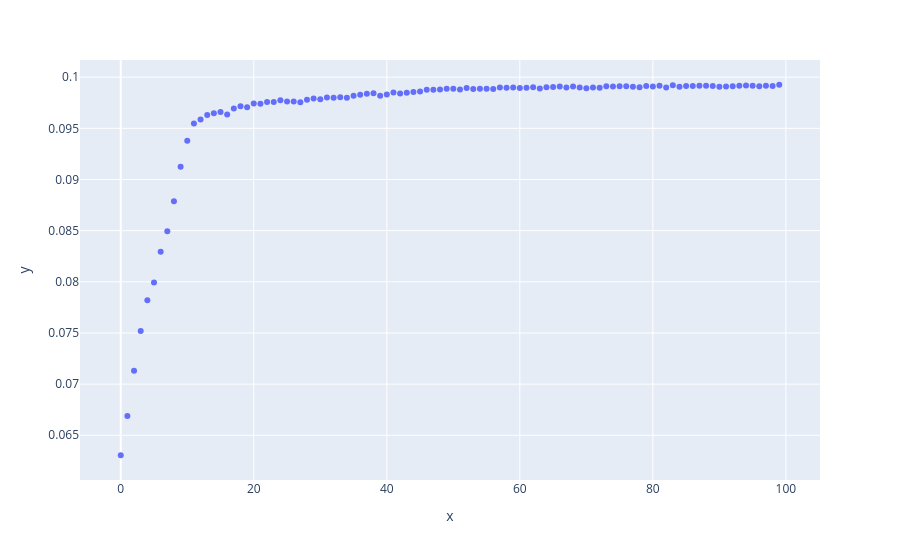

Notebook code for this chart:
### Code cell
df_all_pop = pd.DataFrame()
for gen in range(100):
    df_add = pd.read_parquet('s3://jdinvestment/{}/populations/gen_{}.parquet'.format(run_name, gen))
    df_add['gen'] = gen
    df_all_pop = pd.concat([df_all_pop, df_add])
df_agg = df_all_pop[['gen', 'max_frac']].groupby('gen').agg('mean')
fig = px.scatter(x = df_agg.index, y = df_agg.max_frac)
fig.show()

### Figure 1 — Plotly figure (JSON) as saved in the notebook; plotly's stock layout.template omitted (floating-point values rounded to 4 significant figures)
{"data": [{"hovertemplate": "x=%{x}<br>y=%{y}<extra></extra>", "legendgroup": "", "marker": {"color": "#636efa", "symbol": "circle"}, "mode": "markers", "name": "", "orientation": "v", "showlegend": false, "type": "scatter", "x": [0, 1, 2, 3, 4, 5, 6, 7, 8, 9, 10, 11, 12, 13, 14, 15, 16, 17, 18, 19, 20, 21, 22, 23, 24, 25, 26, 27, 28, 29, 30, 31, 32, 33, 34, 35, 36, 37, 38, 39, 40, 41, 42, 43, 44, 45, 46, 47, 48, 49, 50, 51, 52, 53, 54, 55, 56, 57, 58, 59, 60, 61, 62, 63, 64, 65, 66, 67, 68, 69, 70, 71, 72, 73, 74, 75, 76, 77, 78, 79, 80, 81, 82, 83, 84, 85, 86, 87, 88, 89, 90, 91, 92, 93, 94, 95, 96, 97, 98, 99], "xaxis": "x", "y": [0.06305, 0.06688, 0.0713, 0.07518, 0.07819, 0.07993, 0.08293, 0.08494, 0.08788, 0.09124, 0.09379, 0.09547, 0.09587, 0.0963, 0.09648, 0.0966, 0.09636, 0.09695, 0.09716, 0.09707, 0.09743, 0.0974, 0.09757, 0.09757, 0.09775, 0.09762, 0.09762, 0.09754, 0.0978, 0.09791, 0.09783, 0.09802, 0.09799, 0.09804, 0.09798, 0.09819, 0.09827, 0.09839, 0.09842, 0.09817, 0.09831, 0.09851, 0.09842, 0.09849, 0.09854, 0.09861, 0.09877, 0.09877, 0.0988, 0.09887, 0.09887, 0.0988, 0.09893, 0.09884, 0.09887, 0.09887, 0.09885, 0.09899, 0.09897, 0.09899, 0.09893, 0.09896, 0.09901, 0.0989, 0.09903, 0.09904, 0.09908, 0.09899, 0.09908, 0.099, 0.09892, 0.09899, 0.09896, 0.09912, 0.09908, 0.09911, 0.09911, 0.09907, 0.09903, 0.09913, 0.0991, 0.09917, 0.09898, 0.09922, 0.09906, 0.09914, 0.09914, 0.09916, 0.09915, 0.09913, 0.09906, 0.09908, 0.09911, 0.09917, 0.09919, 0.09916, 0.09912, 0.09916, 0.09915, 0.09926], "yaxis": "y"}], "layout": {"legend": {"tracegroupgap": 0}, "margin": {"t": 60}, "xaxis": {"anchor": "y", "domain": [0, 1], "title": {"text": "x"}}, "yaxis": {"anchor": "x", "domain": [0, 1], "title": {"text": "y"}}}}
